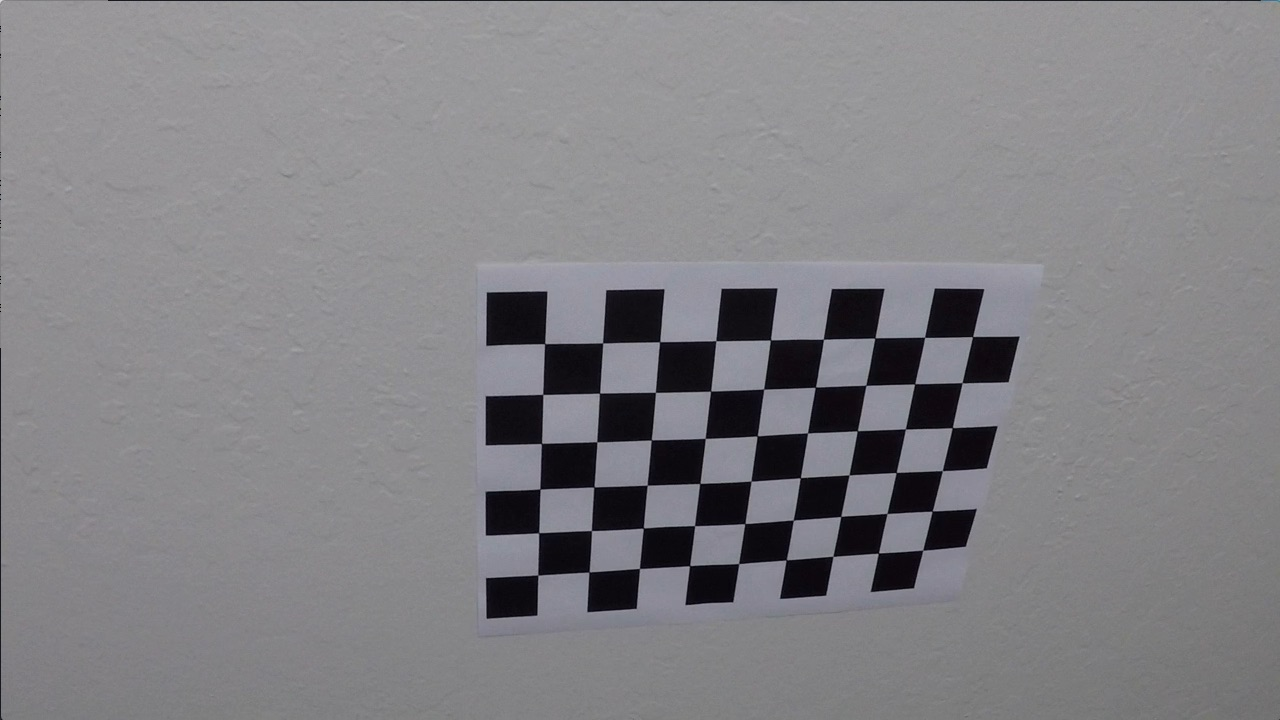
#> input picture camera_cal/calibration10.jpg, 1280 x 720 px; its folder holds only this picture in this run
$ jupyter execute --allow-errors 'Line Detect.ipynb'   (shell and % lines are left out)   (older library calls are emulated)
#> lines starting #> are read from the running program, lines starting #| are printed output that depends on the picture; after the words box and inside, x2 and y2 are one past the last pixel; in counts of white or black regions, pixels touching at a corner belong together
[cell 1]

import cv2
import glob

import numpy as np
import matplotlib.pyplot as plt

[cell 2]
nx = 9
ny = 6

objp = np.zeros((nx*ny,3), np.float32)
objp[:,:2] = np.mgrid[0:nx, 0:ny].T.reshape(-1,2)

objpoints = []
imgpoints = []

mtx = None
dist = None

[cell 3]
def camera_calibration():
    img_list = glob.glob('camera_cal/*.jpg')

    for path in img_list:
        img = cv2.imread(path)
#> img is the input picture: shape (720, 1280, 3); mean B, G, R 133.1, 129.4, 130.2
        gray = cv2.cvtColor(img, cv2.COLOR_BGR2GRAY)

        ret, corners = cv2.findChessboardCorners(gray, (nx,ny), None)
#> ret = True; corners = 54 rows, first 8: [545.3, 343.1], [602.7, 342.8], [660.1, 341.3], [715.8, 340.7], [770.6, 340], [823.5, 339.2], [874.3, 338.5], [925.1, 337.4]

        if ret == True:
            objpoints.append(objp)
            imgpoints.append(corners)

    img = cv2.imread('test_images/straight_lines2.jpg')
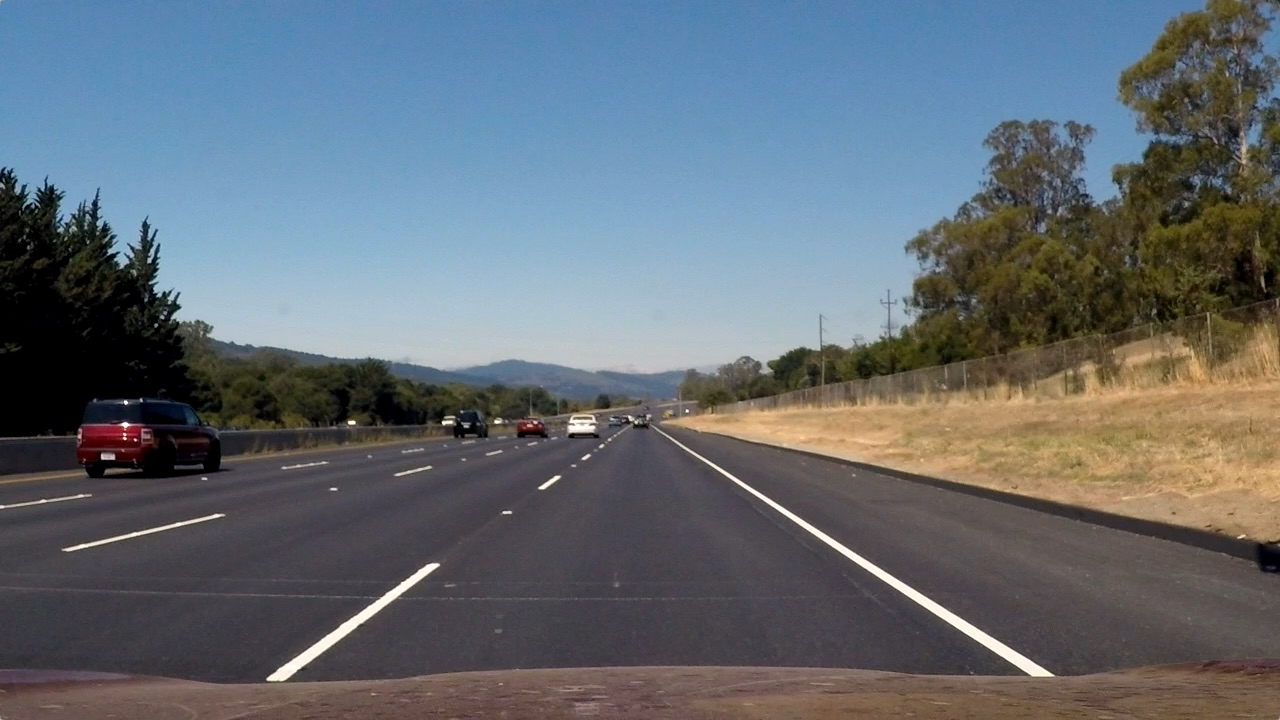
#> input picture test_images/straight_lines2.jpg, 1280 x 720 px
#> img is the input picture: shape (720, 1280, 3); mean B, G, R 115.1, 107.7, 99.4
    img = cv2.cvtColor(img, cv2.COLOR_BGR2RGB)
    img_size = (img.shape[1], img.shape[0])

    ret, mtx, dist, rvecs, tvecs = cv2.calibrateCamera(objpoints, imgpoints, img_size,None,None)
#> ret = 0.68; mtx = [[1143.7, 0, 681.7], [0, 1109.2, 367.7], [0, 0, 1]]; dist = [[-0.515, 2.99, -0.00876, 0.00937, 1.41]]; rvecs = ([0.451, -0.252, 0.0361],); tvecs = ([-2.31, -0.422, 19.12],)
    return (mtx, dist)


def process(img, mtx, dist, sobel_kernel=3, s_thresh = (170, 255)):
    img = cv2.cvtColor(img, cv2.COLOR_BGR2RGB)
    img = cv2.undistort(img, mtx, dist)

    # combined thresh
    color_thresh, thresh, (gradx, channel_binary) = combined_thresh(img, sobel_kernel=sobel_kernel, dir_kernel=15,
                                                sobel_thesh=(50, 255), mag_thresh=(50, 255), dir_thresh=(0.7, 1.3))


    return img, color_thresh, thresh, gradx, channel_binary

def combined_thresh(img, sobel_kernel=3, dir_kernel=15, sobel_thesh=(20, 100), mag_thresh=(30, 100), dir_thresh=(0.7, 1.3),
                    s_thresh=(170, 255), l_thresh=(225, 255), b_thresh=(155, 200)):
    gray = cv2.cvtColor(img, cv2.COLOR_RGB2GRAY)
    hls = cv2.cvtColor(img, cv2.COLOR_RGB2HLS)
    luv = cv2.cvtColor(img, cv2.COLOR_RGB2LUV)
    lab = cv2.cvtColor(img, cv2.COLOR_RGB2Lab)

    # abs sobel thresh
    gradx = abs_sobel_thresh(gray, orient='x')

    #grady = abs_sobel_thresh(gray, orient='y')

    abs_binary = np.zeros_like(gradx)
    abs_binary[(gradx == 1)] = 1
    """
    # mag thresh
    sobelx = cv2.Sobel(gray, cv2.CV_64F, 1, 0, ksize=sobel_kernel)
    sobely = cv2.Sobel(gray, cv2.CV_64F, 0, 1, ksize=sobel_kernel)
    sobelxy = np.sqrt(sobelx**2 + sobely**2)
    scaled = np.uint8(255*(sobelxy / np.max(sobelxy)))

    mag_binary = np.zeros_like(scaled)
    mag_binary[(scaled >= mag_thresh[0]) & (scaled <= mag_thresh[1])] = 1

    # dir thresh
    sobelx = cv2.Sobel(gray, cv2.CV_64F, 1, 0, ksize=dir_kernel)
    sobely = cv2.Sobel(gray, cv2.CV_64F, 0, 1, ksize=dir_kernel)
    absgraddir = np.arctan2(np.absolute(sobely), np.absolute(sobelx))

    dir_binary =  np.zeros_like(absgraddir)
    dir_binary[(absgraddir >= dir_thresh[0]) & (absgraddir <= dir_thresh[1])] = 1

    # combine mag binary and dir binary
    mag_dir_binary = np.zeros_like(mag_binary)
    mag_dir_binary[(mag_binary == 1) & (dir_binary == 1)] = 1

    # colored binary
    color_binary = np.dstack((gradx, abs_binary, mag_dir_binary)) * 255
    """

    # S channel
    S = hls[:, :, 2]
    s_binary = np.zeros_like(S)
    s_binary[(S > s_thresh[0]) & (S <= s_thresh[1])] = 1

    # L channel
    L = luv[:, :, 0]
    l_binary = np.zeros_like(L)
    l_binary[(L > l_thresh[0]) & (L <= l_thresh[1])] = 1

    # b channel
    b = lab[:, :, 2]
    b_binary = np.zeros_like(b)
    b_binary[(b > b_thresh[0]) & (b <= b_thresh[1])] = 1

    channel_binary = np.zeros_like(s_binary)
    channel_binary[(s_binary == 1) | (l_binary == 1) | (b_binary == 1)] = 1

    # combined binary
    combined_binary = np.zeros_like(abs_binary)
    combined_binary[(abs_binary == 1) | (channel_binary == 1)] = 1

    color_binary = np.dstack((np.zeros_like(abs_binary), abs_binary, channel_binary)) * 255

    return color_binary, combined_binary, (abs_binary, channel_binary)

def abs_sobel_thresh(gray, orient='x', thresh=(20, 100)):

    if orient == 'x':
        abs_sobelx = np.abs(cv2.Sobel(gray, cv2.CV_64F, 1, 0))
    else:
        abs_sobelx = np.abs(cv2.Sobel(gray, cv2.CV_64F, 0, 1))
    scaled = np.uint8(255*abs_sobelx/np.max(abs_sobelx))

    binary = np.zeros_like(scaled)
    binary[(scaled > thresh[0]) & (scaled <= thresh[1])] = 1


    return binary

def get_perspective_M(src, dst):
    warp_M = cv2.getPerspectiveTransform(src, dst)
    unwarp_M = cv2.getPerspectiveTransform(dst, src)
    return warp_M, unwarp_M

def warp(img, src, M):

    focus = np.copy(img)
    if len(focus.shape) == 2:
        focus = np.dstack([focus, focus, focus]) * 255
    focus = cv2.polylines(focus, np.int32([src]), 1, (255, 0, 0))

    warped = cv2.warpPerspective(img, M, img_size, flags=cv2.INTER_LINEAR)

    return focus, warped

def window_mask(width, height, img_ref, center,level):
    output = np.zeros_like(img_ref)
    output[int(img_ref.shape[0]-(level+1)*height):int(img_ref.shape[0]-level*height),max(0,int(center-width/2)):min(int(center+width/2),img_ref.shape[1])] = 1
    return output

def find_line(warped):
    warped = warped * 255
    # window settings
    window_width = 50
    window_height = 80 # Break image into 9 vertical layers since image height is 720
    margin = 40 # How much to slide left and right for searching

    window_centroids = [] # Store the (left,right) window centroid positions per level
    window = np.ones(window_width) # Create our window template that we will use for convolutions

    # Sum quarter bottom of image to get slice, could use a different ratio
    l_sum = np.sum(warped[int(3*warped.shape[0]/4):,:int(warped.shape[1]/2)], axis=0)
    l_center = np.argmax(np.convolve(window,l_sum))-window_width/2
    r_sum = np.sum(warped[int(3*warped.shape[0]/4):,int(warped.shape[1]/2):], axis=0)
    r_center = np.argmax(np.convolve(window,r_sum))-window_width/2+int(warped.shape[1]/2)

    # Add what we found for the first layer
    window_centroids.append((l_center,r_center))

    # Go through each layer looking for max pixel locations
    for level in range(1,(int)(warped.shape[0]/window_height)):
        # convolve the window into the vertical slice of the image
        image_layer = np.sum(warped[int(warped.shape[0]-(level+1)*window_height):int(warped.shape[0]-level*window_height),:], axis=0)
        conv_signal = np.convolve(window, image_layer)
        # Find the best left centroid by using past left center as a reference
        # Use window_width/2 as offset because convolution signal reference is at right side of window, not center of window
        offset = window_width/2
        l_min_index = int(max(l_center+offset-margin,0))
        l_max_index = int(min(l_center+offset+margin,warped.shape[1]))
        l_center = np.argmax(conv_signal[l_min_index:l_max_index])+l_min_index-offset
        # Find the best right centroid by using past right center as a reference
        r_min_index = int(max(r_center+offset-margin,0))
        r_max_index = int(min(r_center+offset+margin,warped.shape[1]))
        r_center = np.argmax(conv_signal[r_min_index:r_max_index])+r_min_index-offset
        # Add what we found for that layer
        window_centroids.append((l_center,r_center))

    # If we found any window centers
    if len(window_centroids) > 0:

        # Points used to draw all the left and right windows
        l_points = np.zeros_like(warped)
        r_points = np.zeros_like(warped)

        # Go through each level and draw the windows
        for level in range(0,len(window_centroids)):
            # Window_mask is a function to draw window areas
            l_mask = window_mask(window_width,window_height,warped,window_centroids[level][0],level)
            r_mask = window_mask(window_width,window_height,warped,window_centroids[level][1],level)
            # Add graphic points from window mask here to total pixels found
            l_points[(l_points == 255) | ((l_mask == 1) ) ] = 255
            r_points[(r_points == 255) | ((r_mask == 1) ) ] = 255

        # Draw the results
        template = np.array(r_points+l_points,np.uint8) # add both left and right window pixels together

        detected_line = np.zeros_like(warped)
        detected_line[(warped == 255) & (template == 255)] = 255
        zero_channel = np.zeros_like(template) # create a zero color channel
        template = np.array(cv2.merge((zero_channel,template,zero_channel)),np.uint8) # make window pixels green
        warpage = np.array(cv2.merge((warped,warped,warped)),np.uint8) # making the original road pixels 3 color channels
        output = cv2.addWeighted(warpage, 1, template, 0.5, 0.0) # overlay the orignal road image with window results

        middle = int(detected_line.shape[1]/2)
        left_detected = detected_line[:,:middle].nonzero()
        right_detected = detected_line[:,middle:].nonzero()

        ploty = np.linspace(0, detected_line.shape[0]-1, num=detected_line.shape[0])
        left_fit = np.polyfit(left_detected[0], left_detected[1], 2)
        left_fitx = left_fit[0]*ploty**2 + left_fit[1]*ploty + left_fit[2]
        right_fit = np.polyfit(right_detected[0], (middle + right_detected[1]), 2)
        right_fitx = right_fit[0]*ploty**2 + right_fit[1]*ploty + right_fit[2]


    # If no window centers found, just display orginal road image
    else:
        output = np.array(cv2.merge((warped,warped,warped)),np.uint8)

    return output, detected_line, left_fit, right_fit

# [28 lines left out: function fit_line, not called in this run]

def calculate_curvature(left_fit, right_fit, img):
    ym_px = 30 / 720 # Real world metres per y pixel
    xm_px = 3.7 / 700 # Real world metres per x pixel

    ploty = np.linspace(0, img.shape[0]-1, img.shape[0])
    left_fitx = left_fit[0] * ploty ** 2 + left_fit[1] * ploty + left_fit[2]
    right_fitx = right_fit[0] * ploty ** 2 + right_fit[1] * ploty + right_fit[2]

    left_fit_cr = np.polyfit(ploty * ym_px, left_fitx * xm_px, 2)
    right_fit_cr = np.polyfit(ploty * ym_px, right_fitx * xm_px, 2)

    left_curverad = ((1 + (2 * left_fit_cr[0] * np.max(ploty) * ym_px + left_fit_cr[1]) ** 2) ** 1.5) / np.absolute(2 * left_fit_cr[0])
    right_curverad = ((1 + (2 * right_fit_cr[0] * np.max(ploty) * ym_px + right_fit_cr[1]) ** 2) ** 1.5) / np.absolute(2 * right_fit_cr[0])
    return left_curverad, right_curverad

def plot_lane_area(left_fit, right_fit, M, img):
    ploty = np.linspace(0, img.shape[0]-1, img.shape[0])
    left_fitx = left_fit[0] * ploty ** 2 + left_fit[1] * ploty + left_fit[2]
    right_fitx = right_fit[0] * ploty ** 2 + right_fit[1] * ploty + right_fit[2]

    # get poly coordinate
    pts_left = np.array([np.transpose(np.vstack([left_fitx, ploty]))])
    pts_right = np.array([np.flipud(np.transpose(np.vstack([right_fitx, ploty])))])
    pts = np.hstack((pts_left, pts_right))


    area = np.zeros_like(img).astype(np.uint8)
    cv2.fillPoly(area, np.int_([pts]), (0,255, 0))

    # unwarp
    area = cv2.warpPerspective(area, M, (img.shape[1], img.shape[0]), flags=cv2.INTER_LINEAR)

    # add area to image
    result = cv2.addWeighted(img, 1, area, 0.3, 0)
    return result

def calculate_offset(left_fit, right_fit):
    lane_width = 3.7 / 300
    height, width = (720, 1280)

    left_point = left_fit[0] * height ** 2 + left_fit[1] * height + left_fit[2]
    right_point = right_fit[0] * height ** 2 + right_fit[1] * height + right_fit[2]
    mid_point = np.mean([left_point, right_point])

    offset = ((width / 2) - mid_point) * lane_width

    return offset

[cell 4]
mtx, dist = camera_calibration()
#> dist = [[-0.515, 2.99, -0.00876, 0.00937, 1.41]]
cal = cv2.imread('camera_cal/calibration1.jpg')

#> (the rest of this cell did not finish here and is left out)


f, (ax1, ax2) = plt.subplots(1, 2, figsize=(15,10))
ax1.imshow(cv2.cvtColor(cal, cv2.COLOR_BGR2RGB))
ax1.set_title('Origin Image', fontsize=30)
ax2.imshow(cal_undistort)
ax2.set_title('Undistorted Image', fontsize=30)

f.savefig('examples/undistort.png')

[cell 5]
#img = cv2.imread('test_images/straight_lines1.jpg')
img = cv2.imread('test_images/test1.jpg')
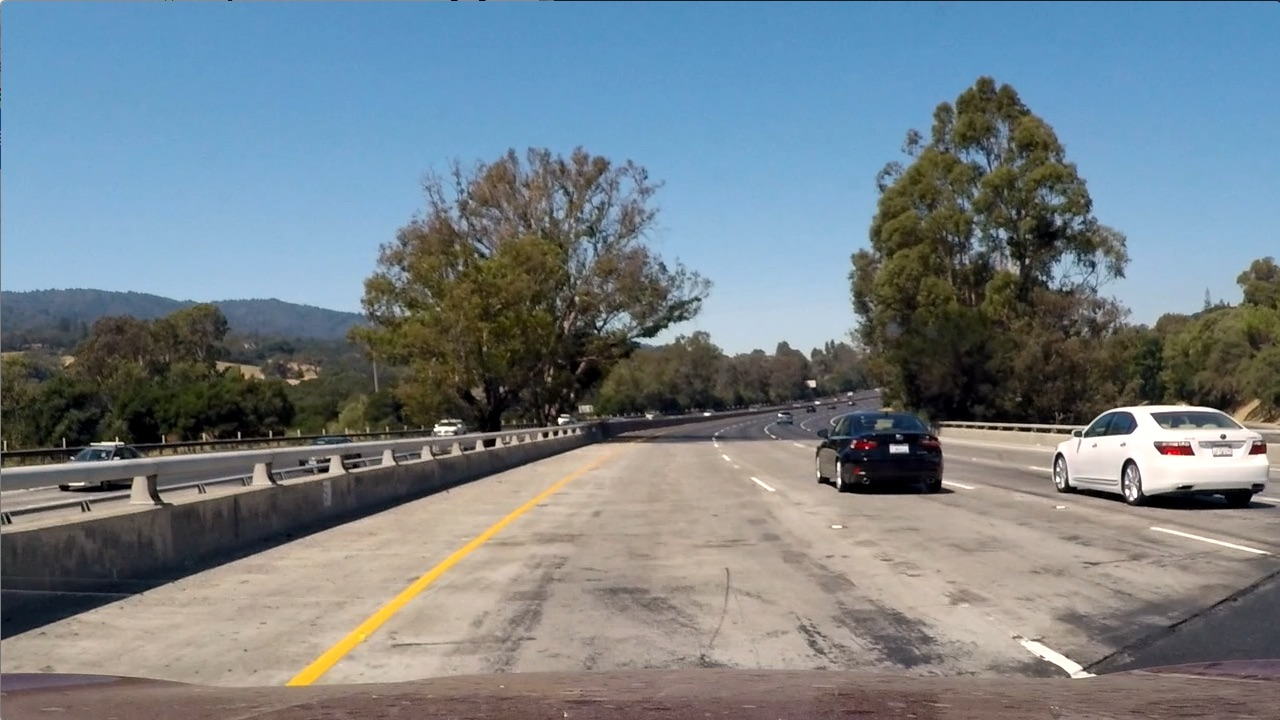
#> input picture test_images/test1.jpg, 1280 x 720 px
#> img is the input picture: shape (720, 1280, 3); mean B, G, R 135.5, 128.7, 117.5

undistort, color_thresh, thresh, gradx, channel_binary = process(img, mtx, dist, sobel_kernel=7)


f, ((ax1, ax2), (ax3, ax4)) = plt.subplots(2, 2, figsize=(15,10))
ax1.imshow(undistort)
ax1.set_title('Undistorted Image', fontsize=30)
ax2.imshow(color_thresh)
ax2.set_title('Colored Thresh', fontsize=30)

ax3.imshow(gradx, cmap='gray')
ax3.set_title('Gradient X binary', fontsize=30)
ax4.imshow(channel_binary, cmap='gray')
ax4.set_title('Channel Binary', fontsize=30)


f.savefig('examples/thresh.png')

[cell 6]
img_size = (img.shape[1], img.shape[0])
offset = 300
src = np.float32([[215, 700], [590, 450], [690, 450], [1100, 700]])
dst = np.float32([[offset, img_size[1]],
                    [offset, 0],
                    [img_size[0]-offset, 0],
                    [img_size[0]-offset, img_size[1]]])

warp_M, unwarp_M = get_perspective_M(src, dst)


focus, warped = warp(undistort, src, warp_M)
thresh, warped_line = warp(thresh, src, warp_M)

f, ((ax1, ax2), (ax3, ax4)) = plt.subplots(2, 2, figsize=(15, 10))
ax1.imshow(focus)
ax1.set_title('Undistorted Image', fontsize=30)
ax2.imshow(warped)
ax2.set_title('Warped Image', fontsize=30)

ax3.imshow(thresh)
ax3.set_title('Thresh Image', fontsize=30)
ax4.imshow(warped_line, cmap='gray')
ax4.set_title('Warped Thresh Image', fontsize=30)
f.savefig('examples/warp.png')

[cell 7]
histogram = np.sum(warped_line[warped_line.shape[0]//2:,:], axis=0)
#> histogram = 1280 values, max 299 at index 351, min 0 at index 111, mean 20

# filtering values of both sides
ignore = 100
histogram[0:ignore] = 0
histogram[histogram.shape[0]-ignore:] = 0

y_max = np.max(histogram)
#> y_max = 299

f, ax = plt.subplots(1, 1, figsize=(10, 5))
ax.plot(histogram)
ax.axvline(x=ignore, color='r')
ax.axvline(x=histogram.shape[0]-ignore, color='r')
ax.set_title("Filtered Line Histogram", fontsize=30)
f.savefig('examples/line_histogram.png')
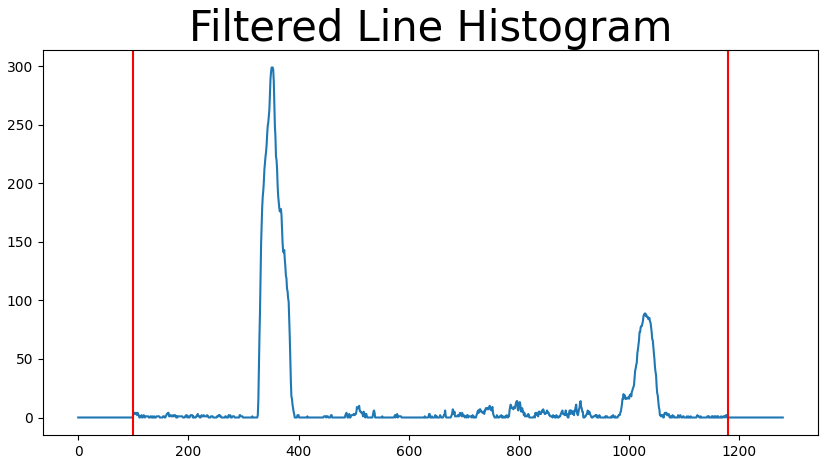
#> figure drawn by matplotlib, 1 panel; curve peaks at x = 351, y = 299

[cell 8]
line_window, detected, left_fit, right_fit = find_line(warped_line)
#> in find_line, `l_sum = np.sum(warped[int(3*warped.shape[0]/4):,:int(warped.shape[1]/2..`: l_sum = 640 values, max 44880 at index 348, min 0 at index 57, mean 2896.6
#> in find_line, `l_center = np.argmax(np.convolve(window,l_sum))-window_width/2`: l_center = 346
#> in find_line, `r_sum = np.sum(warped[int(3*warped.shape[0]/4):,int(warped.shape[1]/2)..`: r_sum = 640 values, max 5100 at index 350, min 0 at index 0, mean 701.2
#> in find_line, `r_center = np.argmax(np.convolve(window,r_sum))-window_width/2+int(war..`: r_center = 1006
#> the loop in find_line, `for level in range(1,(int)(warped.shape[0]/window_height)):` made 8 passes
#> (l_min_index, l_max_index, l_center, r_min_index, r_max_index, r_center) on passes 1 to 8: (331, 411, 339, 991, 1071, 1012), (324, 404, 353, 997, 1077, 972), (338, 418, 361, 957, 1037, 1011), (346, 426, 367, 996, 1076, 1031), (352, 432, 327, 1016, 1096, 1048), (312, 392, 287, 1033, 1113, 1087), (272, 352, 247, 1072, 1152, 1117), (232, 312, 207, 1102, 1182, 1148)
#> after the loop in find_line, `for level in range(1,(int)(warped.shape[0]/window_height)):`: window_centroids = [(346, 1006), (339, 1012), (353, 972), (361, 1011), (367, 1031), (327, 1048), (287, 1087), (247, 1117), (207, 1148)]
#> the loop in find_line, `for level in range(0,len(window_centroids)):` made 9 passes
#> after the loop in find_line, `for level in range(0,len(window_centroids)):`:
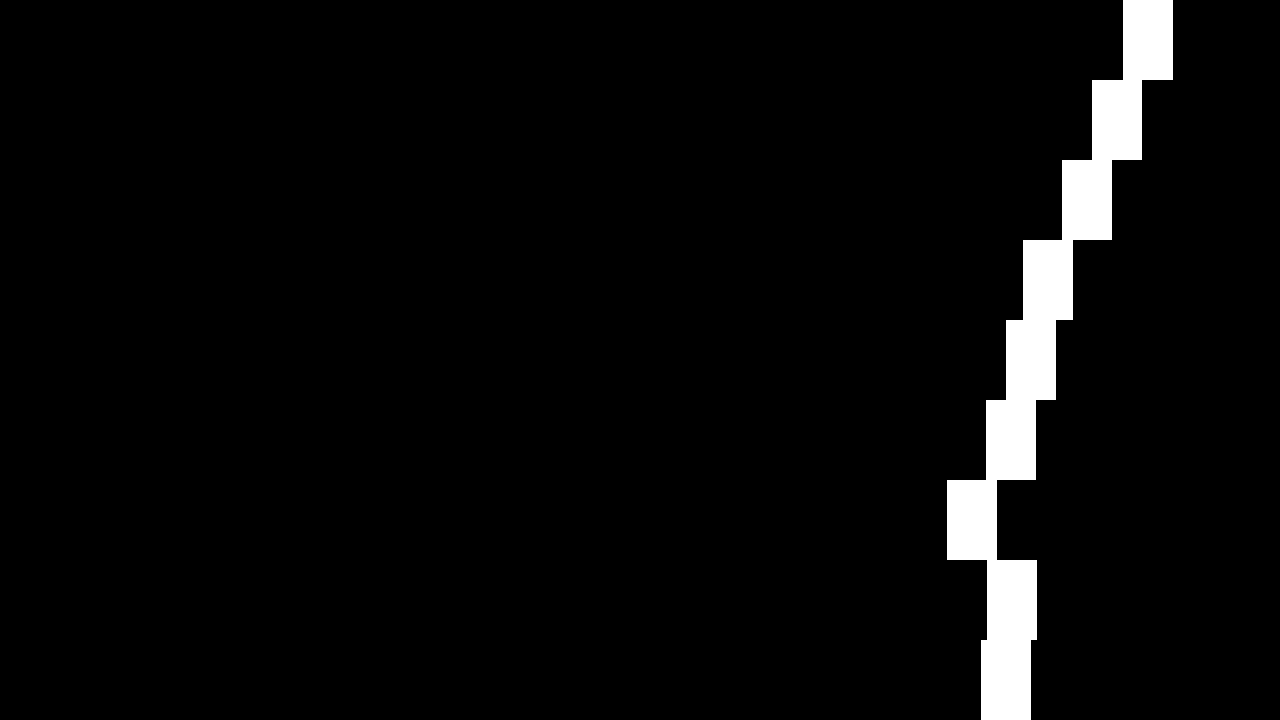
#> r_points: shape (720, 1280); 3.9% white; 1 white region, box (x1, y1, x2, y2) and area: (947, 0, 1173, 720) 36000
#> (the rest of the program and of its run is left out)
